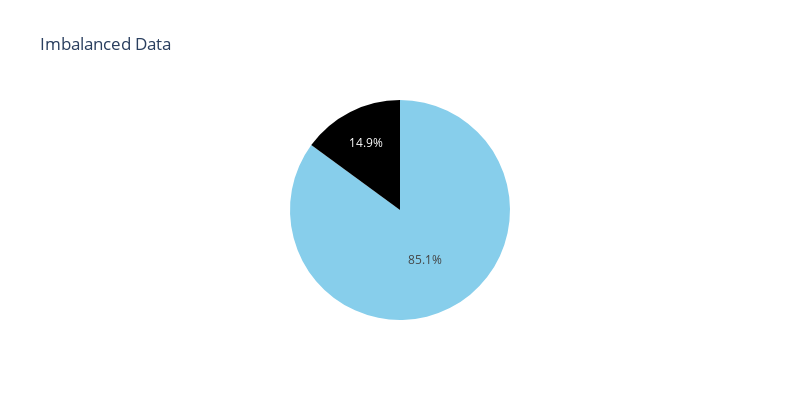

Write notebook code for a chart like this one.
### Code cell
import plotly.express as px
X = data.drop('Response',axis=1)
Y = data['Response']
fig = px.pie(values=Y.value_counts(), 
             width=800, height=400, 
             title="Imbalanced Data",
             color_discrete_sequence=["skyblue","black"])


fig.show()

### Figure 1 — Plotly figure (JSON) as saved in the notebook; plotly's stock layout.template omitted (floating-point values rounded to 4 significant figures)
{"data": [{"domain": {"x": [0, 1], "y": [0, 1]}, "hovertemplate": "value=%{value}<extra></extra>", "legendgroup": "", "name": "", "showlegend": false, "type": "pie", "values": [1902, 334]}], "layout": {"height": 400, "legend": {"tracegroupgap": 0}, "piecolorway": ["skyblue", "black"], "title": {"text": "Imbalanced Data"}, "width": 800}}
